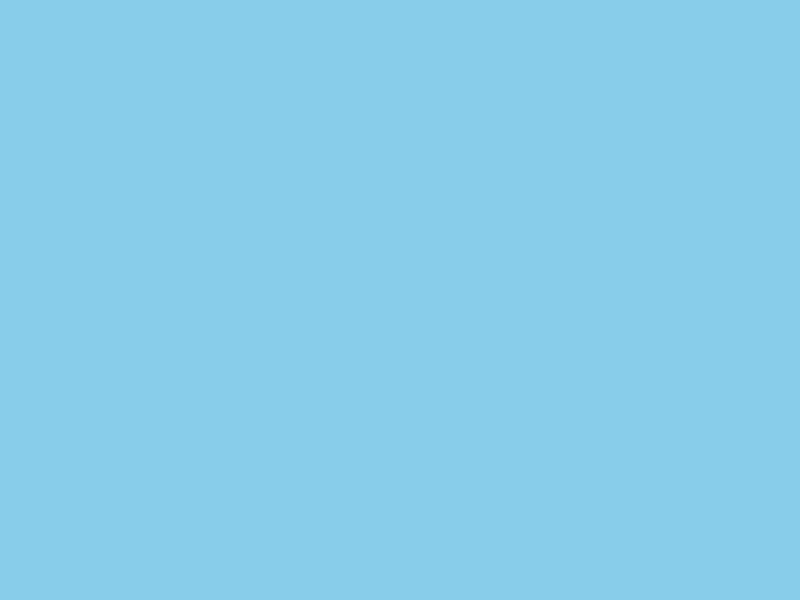
#> input picture meme_templates/sample.png, 800 x 600 px; its folder holds only this picture in this run
$ python example.py
#> lines starting #> are read from the running program, lines starting #| are printed output that depends on the picture
### meme_generator.py
"""Meme generator module."""
from PIL import Image, ImageDraw, ImageFont
import os
import requests
from io import BytesIO
import config


class MemeGenerator:
    """Class for generating memes."""

    def __init__(self):
        """Initialize meme generator."""
        self.templates_dir = config.MEME_TEMPLATES_DIR
        self.output_dir = config.OUTPUT_DIR

        # Create directories if they don't exist
        os.makedirs(self.templates_dir, exist_ok=True)
        os.makedirs(self.output_dir, exist_ok=True)

    def create_meme(self, template_name, top_text='', bottom_text='', output_name=None):
        """
        Create a meme with text overlay.

        Args:
            template_name: Name of the template image file
            top_text: Text to place at the top of the image
            bottom_text: Text to place at the bottom of the image
            output_name: Optional custom output filename

        Returns:
            Path to the generated meme image
        """
        template_path = os.path.join(self.templates_dir, template_name)

        if not os.path.exists(template_path):
            raise FileNotFoundError(f"Template {template_name} not found in {self.templates_dir}")

        # Open template image
        img = Image.open(template_path)
        draw = ImageDraw.Draw(img)

        # Calculate font size based on image dimensions
        img_width, img_height = img.size
        font_size = int(img_height / 10)

        try:
            # Try to use a nice font
            font = ImageFont.truetype("/usr/share/fonts/truetype/dejavu/DejaVuSans-Bold.ttf", font_size)
        except:
            # Fallback to default font
            font = ImageFont.load_default()

        # Add top text
        if top_text:
            self._add_text(draw, top_text, img_width, font_size, 'top', font)

        # Add bottom text
        if bottom_text:
            self._add_text(draw, bottom_text, img_width, img_height - font_size * 2, 'bottom', font)

        # Generate output path
        if output_name is None:
            output_name = f"meme_{template_name}"
        output_path = os.path.join(self.output_dir, output_name)

        # Save the meme
        img.save(output_path)
        return output_path

    def _add_text(self, draw, text, x_center, y_pos, position, font):
        """Add text with outline to image."""
        # Convert text to uppercase for classic meme style
        text = text.upper()

        # Get text bounding box for centering
        bbox = draw.textbbox((0, 0), text, font=font)
        text_width = bbox[2] - bbox[0]
        text_height = bbox[3] - bbox[1]

        # Center the text
        x = (x_center - text_width) / 2
        y = y_pos

        # Draw text outline (black)
        outline_range = 2
        for adj_x in range(-outline_range, outline_range + 1):
            for adj_y in range(-outline_range, outline_range + 1):
                draw.text((x + adj_x, y + adj_y), text, font=font, fill='black')

        # Draw text (white)
        draw.text((x, y), text, font=font, fill='white')

    # [19 lines left out: function download_template, not called in this run]

    def list_templates(self):
        """List all available meme templates."""
        templates = []
        if os.path.exists(self.templates_dir):
            templates = [f for f in os.listdir(self.templates_dir)
                        if f.lower().endswith(('.png', '.jpg', '.jpeg', '.gif'))]
        return templates


# [49 lines left out: functions generate_meme_from_url, _draw_text_with_outline, not called in this run]

### example.py
"""Example usage of the meme generator."""
from meme_generator import MemeGenerator
import os

def main():
    """Example usage of meme generator."""
    # Initialize the generator
    meme_gen = MemeGenerator()

    print("Meme Generator Example")
    print("=" * 50)

    # List available templates
    templates = meme_gen.list_templates()
    print(f"\nAvailable templates: {len(templates)}")
    for template in templates:
        print(f"  - {template}")

    # Example: Create a meme from a template (if templates exist)
    if templates:
        template_name = templates[0]
        print(f"\nGenerating meme from template: {template_name}")

        try:
            output_path = meme_gen.create_meme(
                template_name=template_name,
                top_text="This is the top text",
                bottom_text="This is the bottom text"
            )
#> in create_meme, img is the input picture: PIL image 800x600 RGB; mean R, G, B 135, 206, 235
#> in create_meme, `img.save(output_path)`:
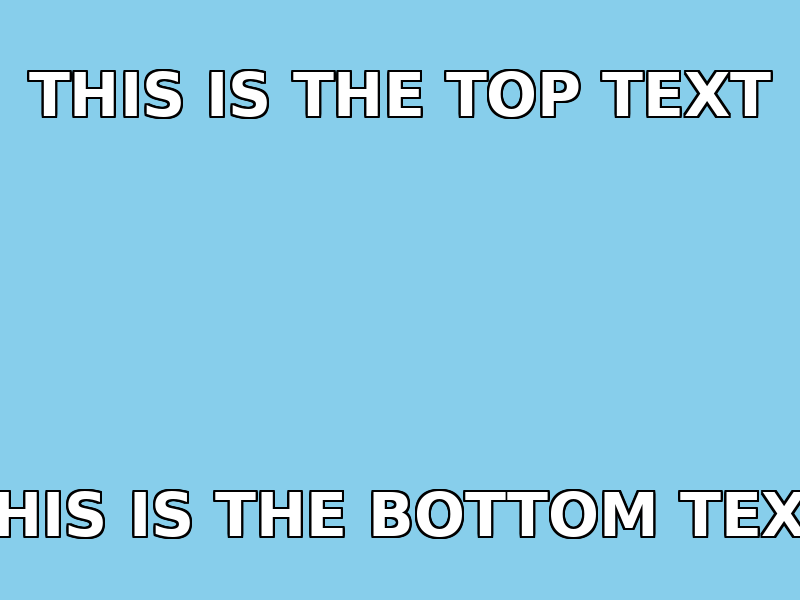
#> saved as meme_sample.png: PIL image 800x600 RGB; mean R, G, B 138.1, 202.4, 228.7
            print(f"✅ Meme generated successfully: {output_path}")
        except Exception as e:
            print(f"❌ Error generating meme: {e}")
    else:
        print("\n⚠️  No templates found!")
        print("Add image files to the 'meme_templates' directory to get started.")

    # Example: Download a template from URL
    print("\nYou can also download templates from URLs:")
    print("Example code:")
    print("""
    meme_gen.download_template(
        url='https://example.com/meme-template.jpg',
        template_name='my_template.jpg'
    )
    """)

    print("\n" + "=" * 50)
    print("Check the 'output' directory for generated memes!")


if __name__ == '__main__':
    main()
